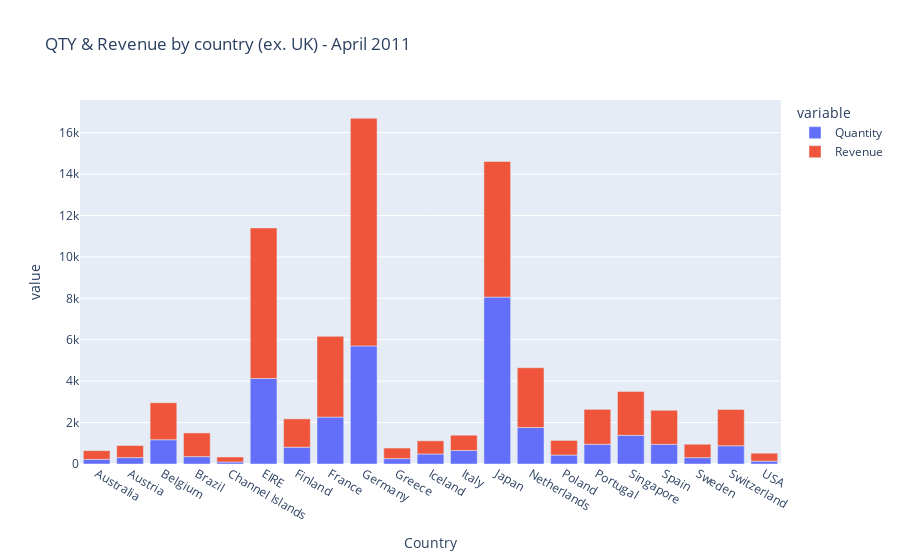

The notebook cell saved with this chart:
### Code cell
import plotly.express as px
fig = px.bar(total_qty_rvn, x='Country', y=['Quantity','Revenue'], title="QTY & Revenue by country (ex. UK) - April 2011")
fig.show()

### Figure 1 — Plotly figure (JSON) as saved in the notebook; plotly's stock layout.template omitted (floating-point values rounded to 4 significant figures)
{"data": [{"alignmentgroup": "True", "hovertemplate": "variable=Quantity<br>Country=%{x}<br>value=%{y}<extra></extra>", "legendgroup": "Quantity", "marker": {"color": "#636efa", "pattern": {"shape": ""}}, "name": "Quantity", "offsetgroup": "Quantity", "orientation": "v", "showlegend": true, "textposition": "auto", "type": "bar", "x": ["Australia", "Austria", "Belgium", "Brazil", "Channel Islands", "EIRE", "Finland", "France", "Germany", "Greece", "Iceland", "Italy", "Japan", "Netherlands", "Poland", "Portugal", "Singapore", "Spain", "Sweden", "Switzerland", "USA"], "xaxis": "x", "y": [224, 308, 1170, 356, 96, 4129, 810, 2265, 5702, 260, 483, 653, 8058, 1762, 432, 951, 1384, 948, 306, 878, 137], "yaxis": "y"}, {"alignmentgroup": "True", "hovertemplate": "variable=Revenue<br>Country=%{x}<br>value=%{y}<extra></extra>", "legendgroup": "Revenue", "marker": {"color": "#EF553B", "pattern": {"shape": ""}}, "name": "Revenue", "offsetgroup": "Revenue", "orientation": "v", "showlegend": true, "textposition": "auto", "type": "bar", "x": ["Australia", "Austria", "Belgium", "Brazil", "Channel Islands", "EIRE", "Finland", "France", "Germany", "Greece", "Iceland", "Italy", "Japan", "Netherlands", "Poland", "Portugal", "Singapore", "Spain", "Sweden", "Switzerland", "USA"], "xaxis": "x", "y": [421.6, 584.8, 1788.0, 1144.0, 243, 7270.0, 1369.0, 3899.0, 10990.0, 509.7, 636.2, 737.8, 6548.0, 2887.0, 705.8, 1688.0, 2119.0, 1646.0, 649.1, 1757.0, 383.9], "yaxis": "y"}], "layout": {"barmode": "relative", "legend": {"title": {"text": "variable"}, "tracegroupgap": 0}, "title": {"text": "QTY & Revenue by country (ex. UK) - April 2011"}, "xaxis": {"anchor": "y", "domain": [0, 1], "title": {"text": "Country"}}, "yaxis": {"anchor": "x", "domain": [0, 1], "title": {"text": "value"}}}}
